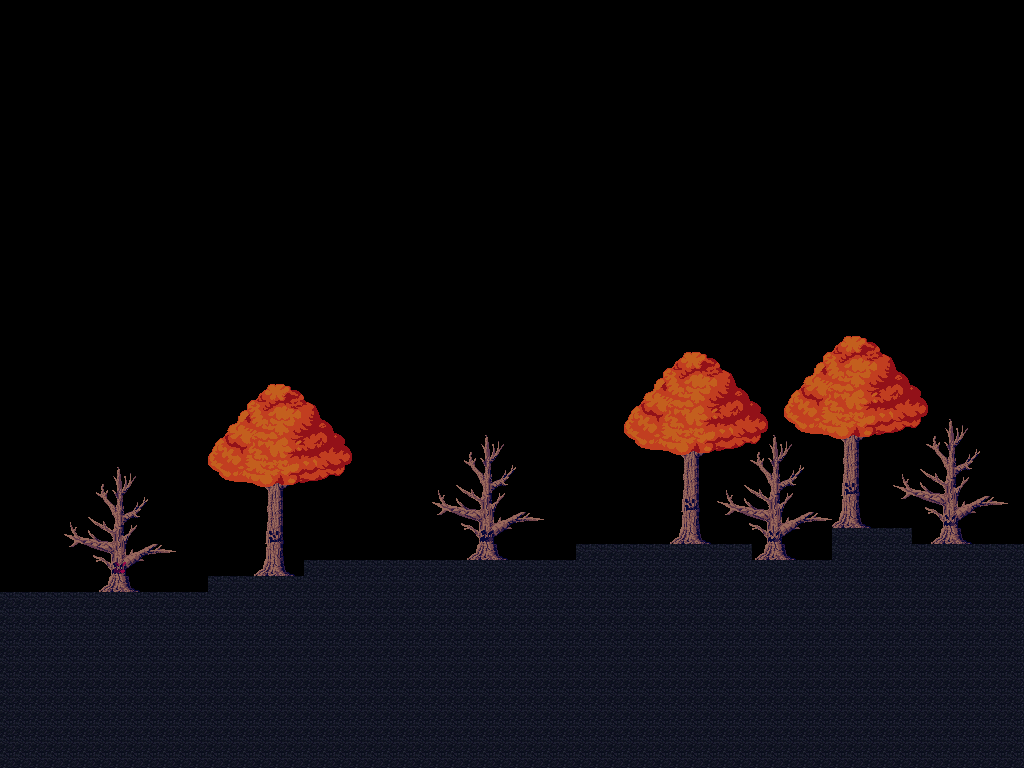

Rendered tile map (Tiled .tmx) drawn with the repository's tilesets; below, a short description and the map source with its tile grids summarised:
An orthogonal 64x48 tile map with 16x16 px tiles, 2 tile layers (Parallax, Parallax Cover), 4 hidden layers not drawn, 2 tilesets.

<map version="1.0" orientation="orthogonal" width="64" height="48" tilewidth="16" tileheight="16">
 <tileset firstgid="1" name="World" tilewidth="16" tileheight="16">
  <image source="hnight.bmp" trans="ff00ff" width="320" height="240" />
  <tile id="130">
   <properties>
    <property name="animated" value="" />
    <property name="delay" value="5" />
    <property name="next" value="1" />
   </properties>
  </tile>
  <tile id="131">
   <properties>
    <property name="animated" value="" />
    <property name="delay" value="5" />
    <property name="next" value="1" />
   </properties>
  </tile>
  <tile id="132">
   <properties>
    <property name="animated" value="" />
    <property name="delay" value="4" />
    <property name="next" value="-2" />
   </properties>
  </tile>
  <tile id="148">
   <properties>
    <property name="animated" value="" />
    <property name="delay" value="2" />
    <property name="next" value="1" />
   </properties>
  </tile>
  <tile id="149">
   <properties>
    <property name="animated" value="" />
    <property name="delay" value="2" />
    <property name="next" value="1" />
   </properties>
  </tile>
  <tile id="150">
   <properties>
    <property name="animated" value="" />
    <property name="delay" value="2" />
    <property name="next" value="-2" />
   </properties>
  </tile>
 </tileset>
 <tileset firstgid="301" name="Collision" tilewidth="16" tileheight="16">
  <image source="CShapes.bmp" trans="ff00ff" width="336" height="16" />
 </tileset>
 <layer name="Parallax" width="64" height="48">
  <properties>
   <property name="depth" value="0.8" />
   <property name="parallax" value="0" />
  </properties>
  <data>[3072 cells, 1139 non-empty, 93 distinct tile ids]</data>
 </layer>
 <layer name="Parallax Cover" width="64" height="48">
  <properties>
   <property name="depth" value="0.8" />
   <property name="parallax" value="" />
  </properties>
  <data>[3072 cells, 2 non-empty, 2 distinct tile ids]</data>
 </layer>
 <layer name="Visual 1" width="64" height="48" visible="0">
  <data>[3072 cells, 110 non-empty, 64 distinct tile ids]</data>
 </layer>
 <layer name="Visual 2" width="64" height="48" visible="0">
  <data>[3072 cells, 553 non-empty, 19 distinct tile ids]</data>
 </layer>
 <layer name="Visual 3" width="64" height="48" visible="0">
  <data>[3072 cells, 44 non-empty, 21 distinct tile ids]</data>
 </layer>
 <layer name="Collision" width="64" height="48" visible="0">
  <data>[3072 cells, 77 non-empty, 1 distinct tile ids]</data>
 </layer>
</map>
